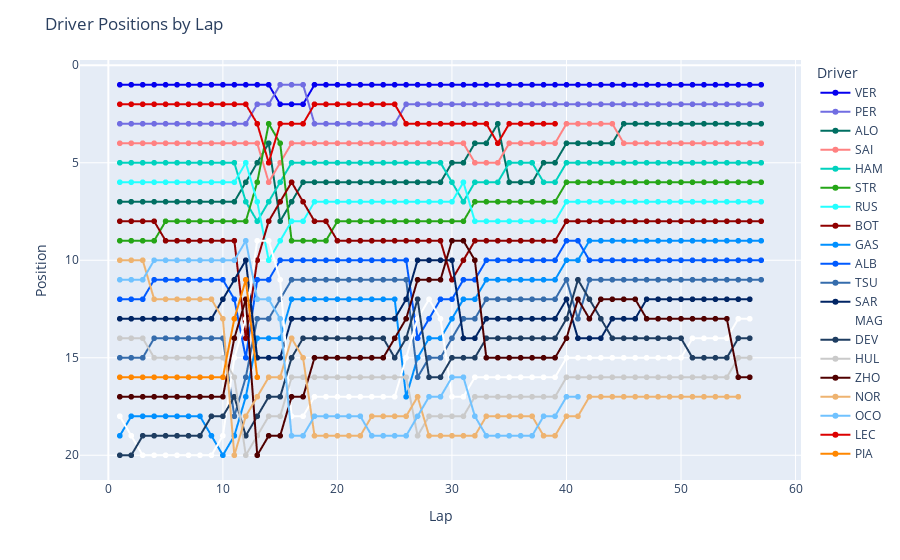

Notebook source saved alongside this figure:
### Code cell
import fastf1
import fastf1.plotting
import pandas as pd
import plotly.express as px

# Setup
fastf1.plotting.setup_mpl(misc_mpl_mods=False)
session = fastf1.get_session(2023, 1, 'R')
session.load(telemetry=False, weather=False)

# Preparing Data
all_laps = pd.DataFrame()
for drv in session.drivers:
    drv_laps = session.laps.pick_driver(drv).copy()
    drv_laps['Color'] = fastf1.plotting.driver_color(drv_laps['Driver'].iloc[0])
    all_laps = pd.concat([all_laps, drv_laps])

# Plotting
fig = px.line(all_laps, x='LapNumber', y='Position', color='Driver', 
              line_group='Driver', color_discrete_sequence=all_laps['Color'].unique(),
              labels={'Position': 'Position', 'LapNumber': 'Lap'},
              category_orders={"Position": list(range(20, 0, -1))})

# Customization
fig.update_layout(yaxis=dict(autorange="reversed"), title="Driver Positions by Lap")
fig.update_traces(mode='lines+markers')

# Displaying the Plot
fig.show()
